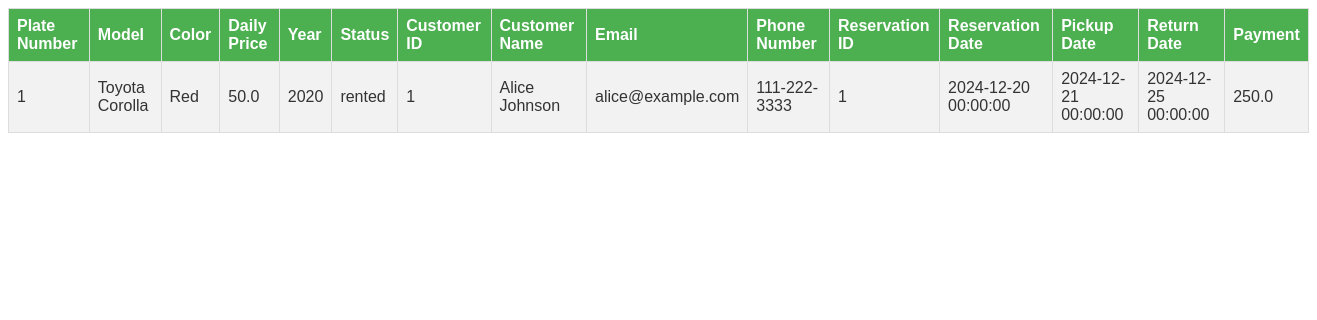
Before: /admin_search.php?car-info=Toyota Corolla with the older database file.
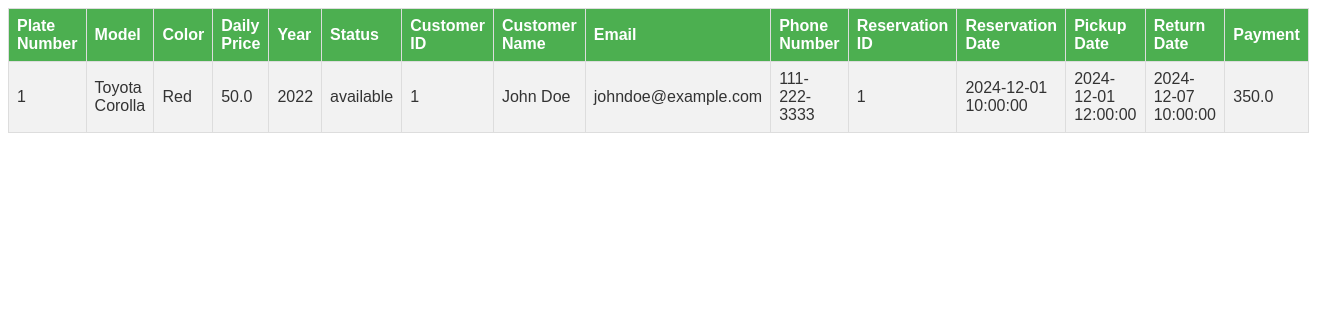
After: the same page with the newer database file.
### tables this page shows
CREATE TABLE reservation (
    reserveId INT PRIMARY KEY AUTO_INCREMENT,
    plateNo INT,
    customerId INT,
    reservationDate DATETIME,
    returnDate DATETIME,
    pickupDate DATETIME,
    payment DECIMAL(10,1),
    officeId INT,
    FOREIGN KEY (plateNo) REFERENCES vehicle(plateNo),
    FOREIGN KEY (customerId) REFERENCES customer(customerId),
    FOREIGN KEY (officeId) REFERENCES office(officeId)
);

CREATE TABLE vehicle (
    plateNo INT PRIMARY KEY AUTO_INCREMENT,
    color VARCHAR(50),
    dailyPrice DECIMAL(10,1) NOT NULL,
    year INT,
    model VARCHAR(100) NOT NULL,
    officeId INT,
    FOREIGN KEY (officeId) REFERENCES office(officeId)
);

CREATE TABLE customer (
    customerId INT PRIMARY KEY AUTO_INCREMENT,
    name VARCHAR(50) NOT NULL,
    password VARCHAR(50),
    email VARCHAR(50),
    phoneNumber VARCHAR(15)
);

### admin_search.php (the view, shortened to what this page needs)
<?php
$servername = "localhost";
$username = "root";
$password = "";
$dbname = "carrentalsystem";
$conn = new mysqli($servername, $username, $password, $dbname);
$carInfo = isset($_GET['car-info']) ? $conn->real_escape_string($_GET['car-info']) : '';
if (!empty($carInfo) ) {
$params = [];
$types = "";
$query = "SELECT
            v.plateNo, v.model, v.color, v.dailyPrice, v.year,
            vs.status AS currentStatus, vs.statusDate AS statusLastUpdated,
            c.customerId, c.name AS customerName, c.email, c.phoneNumber,
            r.reserveId, r.reservationDate, r.pickupDate, r.returnDate, r.payment
          FROM vehicle v
          LEFT JOIN reservation r ON v.plateNo = r.plateNo
          LEFT JOIN customer c ON r.customerId = c.customerId
          LEFT JOIN (
              SELECT plateNo, status, statusDate
              FROM vehicle_status AS vs1
              WHERE statusDate = (
                  SELECT MAX(vs2.statusDate)
                  FROM vehicle_status AS vs2
                  WHERE vs1.plateNo = vs2.plateNo
              )
          ) AS vs ON v.plateNo = vs.plateNo
          WHERE 1=1";
$carInfoParts = explode(' ', $carInfo);
$query .= " AND (";
$carConditions = [];
foreach ($carInfoParts as $part) {
    $carConditions[] = "(v.model LIKE ? OR v.plateNo LIKE ?)";
    $params[] = "%$part%";
    $params[] = "%$part%";
    $types .= "ss";
}
$query .= implode(" OR ", $carConditions) . ")";
$stmt = $conn->prepare($query);
if (!empty($params)) {
    $stmt->bind_param($types, ...$params);
}
$stmt->execute();
$result = $stmt->get_result();
 if ($result->num_rows > 0) {
    echo "<table border='1'>";
    echo "<tr>
            <th>Plate Number</th>
            <th>Model</th>
            <th>Color</th>
            <th>Daily Price</th>
            <th>Year</th>
            <th>Status</th>
            <th>Customer ID</th>
            <th>Customer Name</th>
            <th>Email</th>
            <th>Phone Number</th>
            <th>Reservation ID</th>
            <th>Reservation Date</th>
            <th>Pickup Date</th>
            <th>Return Date</th>
            <th>Payment</th>
          </tr>";
    while ($row = $result->fetch_assoc()) {
        echo "<tr>
                <td>{$row['plateNo']}</td>
                <td>{$row['model']}</td>
                <td>{$row['color']}</td>
                <td>{$row['dailyPrice']}</td>
                <td>{$row['year']}</td>
                <td>{$row['currentStatus']}</td>
                <td>{$row['customerId']}</td>
                <td>{$row['customerName']}</td>
                <td>{$row['email']}</td>
                <td>{$row['phoneNumber']}</td>
                <td>{$row['reserveId']}</td>
                <td>{$row['reservationDate']}</td>
                <td>{$row['pickupDate']}</td>
                <td>{$row['returnDate']}</td>
                <td>{$row['payment']}</td>
              </tr>";
    }
    echo "</table>";
} else {
    echo "No results found.";
}
}
?>

Changed rows visible on the page:
changed reservation "Toyota Corolla": plateNo.year "2020" → "2022"; currentStatus "rented" → "available"; customerId.name "Alice Johnson" → "John Doe"; customerId.email "alice@example.com" → "johndoe@example.com"; reservationDate "2024-12-20 00:00:00" → "2024-12-01 10:00:00"; pickupDate "2024-12-21 00:00:00" → "2024-12-01 12:00:00"; returnDate "2024-12-25 00:00:00" → "2024-12-07 10:00:00"; payment "250.0" → "350.0"
